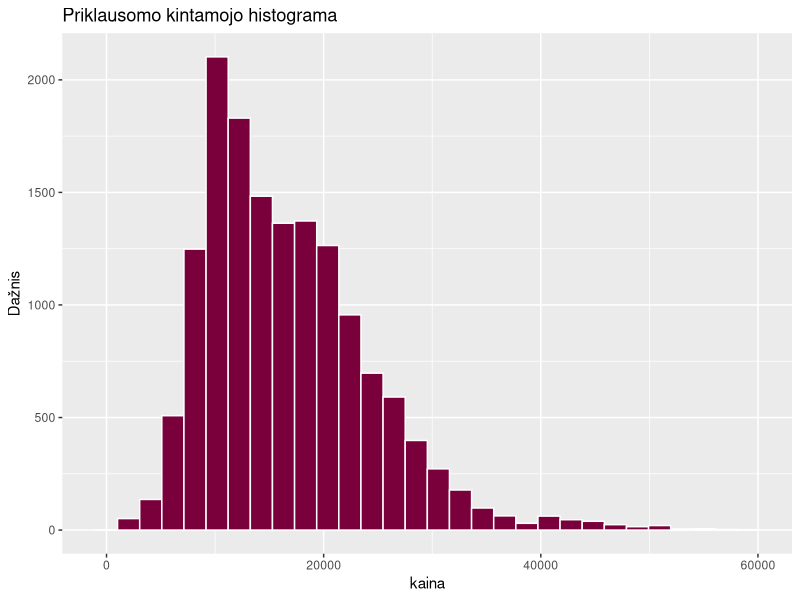
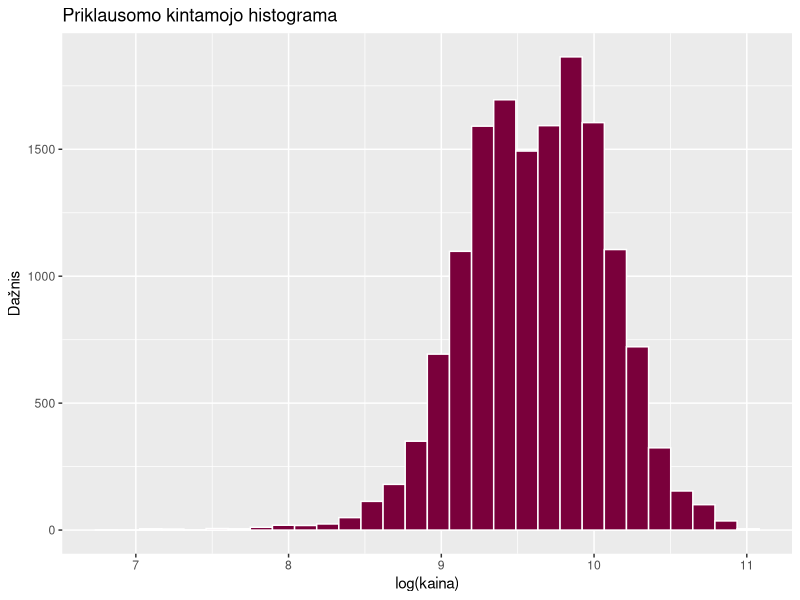
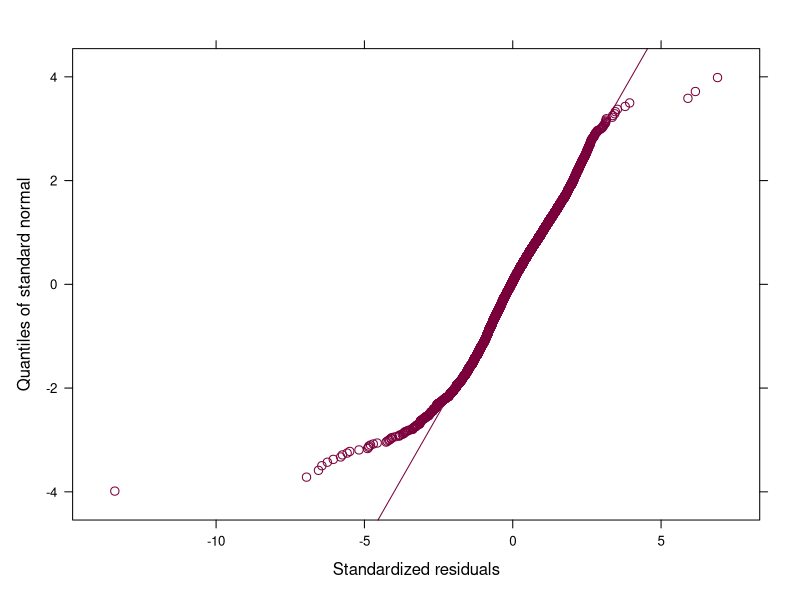
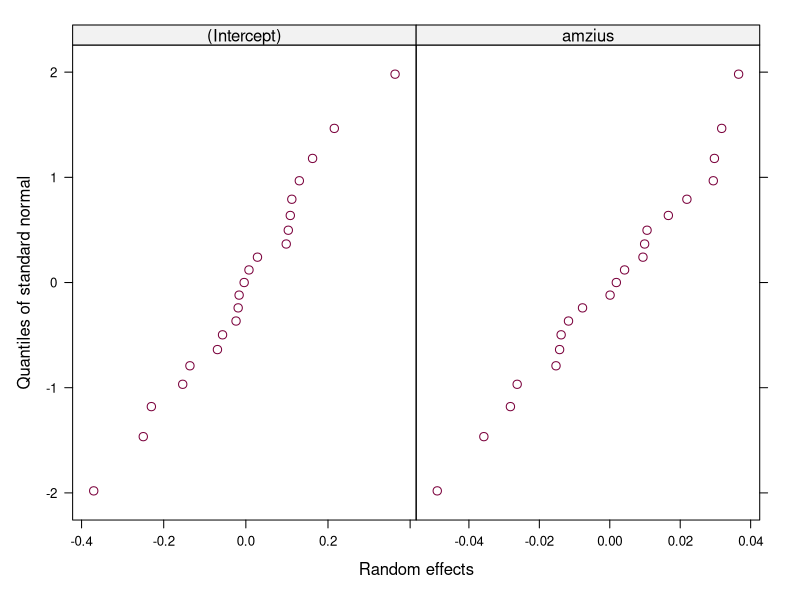
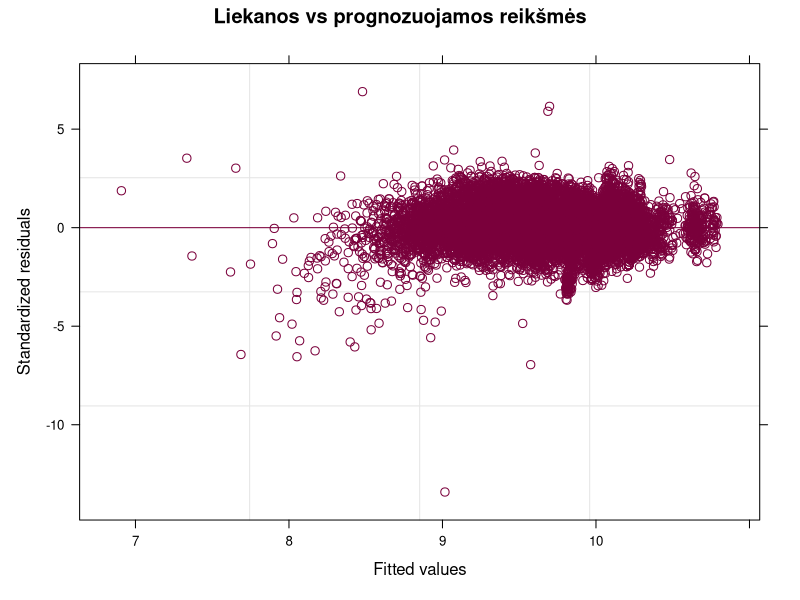
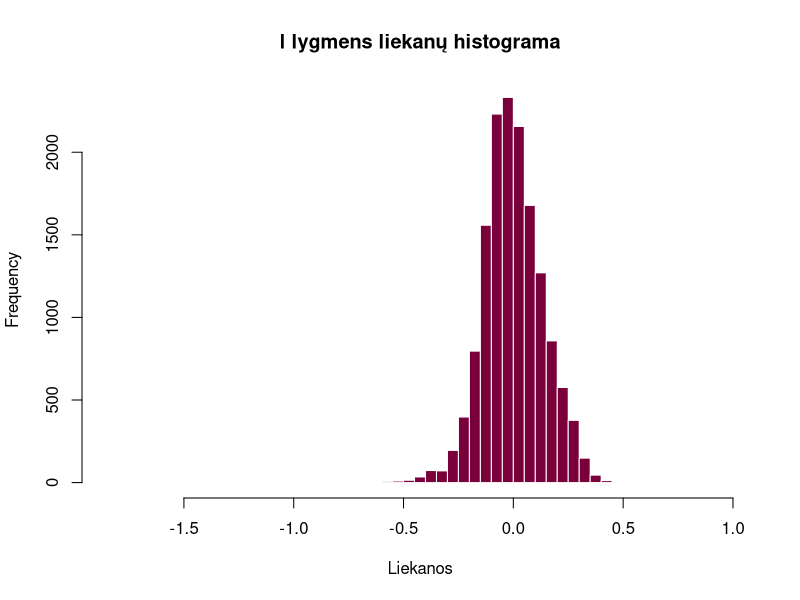

R code for these plots, in order:
## ---- chunk 1
knitr::opts_chunk$set(echo = TRUE, warning = FALSE, message = FALSE)
## ---- chunk 2
library(nlme)      # lme() – hierarchiniai tiesiniai modeliai (kaip paskaitos pavyzdyje)
library(ggplot2)   # priklausomo kintamojo histograma
## ---- chunk 3
duom <- read.csv("vw.csv")
duom$model <- trimws(duom$model)                         # pavadinimų priekyje yra tarpas

duom <- subset(duom, fuelType %in% c("Petrol", "Diesel"))   # tik benzininiai ir dyzeliniai
duom <- subset(duom, engineSize > 0)                        # variklio tūris 0 – klaida
duom <- subset(duom, mpg >= 20 & mpg <= 100)                # neįtikėtinos sąnaudų reikšmės
duom <- duom[duom$model %in% names(which(table(duom$model) >= 30)), ]  # modeliai su >= 30 automobilių
duom$model <- factor(duom$model)

duom$lkaina <- log(duom$price)        # priklausomas kintamasis – kainos logaritmas
duom$lkaina_c <- duom$lkaina - mean(duom$lkaina)   # centruota log(kaina) – besąlyginio modelio hipotezėms
duom$amzius <- 2020 - duom$year       # amžius metais (duomenys surinkti 2020 m.)
duom$rida   <- duom$mileage / 1000    # rida, tūkst. mylių
duom$vid_variklis <- ave(duom$engineSize, duom$model)   # II lygmens kintamasis: modelio vidutinis variklio tūris

duom$transmission <- factor(duom$transmission)   # Automatic, Manual, Semi-Auto
duom$fuelType <- factor(duom$fuelType)           # Diesel, Petrol
table(duom$transmission); table(duom$fuelType)

nrow(duom)            # stebėjimų skaičius
nlevels(duom$model)   # II lygmens aibių (modelių) skaičius
sort(table(duom$model))
## ---- chunk 4
ggplot(duom, aes(x = price)) +
  geom_histogram(bins = 30, fill = "#7A003B", color = "white") +
  labs(title = "Priklausomo kintamojo histograma", x = "kaina", y = "Dažnis")
## ---- chunk 5
ggplot(duom, aes(x = lkaina)) +
  geom_histogram(bins = 30, fill = "#7A003B", color = "white") +
  labs(title = "Priklausomo kintamojo histograma", x = "log(kaina)", y = "Dažnis")
set.seed(2026)
shapiro.test(sample(duom$lkaina, 5000))   # shapiro.test leidžia iki 5000 stebėjimų – atsitiktinė imtis
## ---- chunk 6
model.0 <- lme(lkaina_c ~ 1, random = ~ 1 | model, data = duom)   # REML
summary(model.0)
VarCorr(model.0)
tau00 <- as.numeric(VarCorr(model.0)[1, "Variance"])
sigma2_0 <- model.0$sigma^2
ICC <- tau00 / (tau00 + sigma2_0)
ICC
intervals(model.0)    # PI dispersijų st. nuokrypiams (ar tau00 > 0, sigma^2 > 0)
## ---- chunk 7
round(cor(duom[, c("amzius", "rida", "mpg")]), 3)
## ---- chunk 8
ctrl <- lmeControl(opt = "optim", maxIter = 200, msMaxIter = 200)
model.1 <- lme(lkaina ~ 1 + vid_variklis + amzius + rida + mpg + transmission + fuelType,
               random = ~ 1 + amzius | model, data = duom, control = ctrl)   # REML
summary(model.1)        # fiksuoti parametrai (Fixed effects) ir st. nuokrypiai (Random effects)
VarCorr(model.1)        # dispersijos: tau00, tau11, sigma^2
getVarCov(model.1)      # tau matrica su kovariacija tau01

model.0ml <- update(model.0, method = "ML")   # modelių palyginimui – ML įverčiai
model.1ml <- update(model.1, method = "ML")

# Ar reikalingas atsitiktinis amžiaus nuolydis?
model.1a <- lme(lkaina ~ 1 + vid_variklis + amzius + rida + mpg + transmission + fuelType,
                random = ~ 1 | model, data = duom, method = "ML", control = ctrl)
anova(model.1ml, model.1a)
AIC(model.0ml)
AIC(model.1ml)
## ---- chunk 9
model.2ml <- update(model.1ml, . ~ . + vid_variklis:amzius)
summary(model.2ml)$tTable
anova(model.1ml, model.2ml)
## ---- chunk 10
model.3ml <- update(model.1ml, . ~ . + vid_variklis:rida)
summary(model.3ml)$tTable
anova(model.1ml, model.3ml)
## ---- chunk 11
summary(model.1)     # galutinis modelis (be sąveikos), REML įverčiai
VarCorr(model.1)
getVarCov(model.1)
sigma2_1 <- model.1$sigma^2
(sigma2_0 - sigma2_1) / sigma2_0   # I lygmens dispersijos sąlyginis pokytis
AIC(model.0ml, model.1ml)
## ---- chunk 12
qqnorm(model.1, ~ resid(., type = "p"), abline = c(0, 1), col = "#7A003B")      # I lygmens liekanos e
qqnorm(model.1, ~ ranef(.), col = "#7A003B")      # II lygmens u0 ir u1
plot(model.1, resid(., type = "pearson") ~ fitted(.), abline = 0, col = "#7A003B",
     main = "Liekanos vs prognozuojamos reikšmės")   # homoskedastiškumas
hist(resid(model.1), breaks = 80, main = "I lygmens liekanų histograma", xlab = "Liekanos",
     col = "#7A003B", border = "white")
mean(abs(resid(model.1, type = "pearson")) > 3)   # dalis liekanų, didesnių nei 3 st. nuokrypiai
round(ranef(model.1), 3)
## ---- chunk 13
vv_golf <- unique(duom$vid_variklis[duom$model == "Golf"])
naujas_golf <- data.frame(model = factor("Golf", levels = levels(duom$model)),
                          vid_variklis = vv_golf, amzius = 3, rida = 30, mpg = 55,
                          transmission = factor("Manual", levels = levels(duom$transmission)),
                          fuelType = factor("Petrol", levels = levels(duom$fuelType)))
exp(predict(model.1, naujas_golf, level = 0))   # populiacijos lygis
exp(predict(model.1, naujas_golf, level = 1))   # su Golf atsitiktiniais efektais
